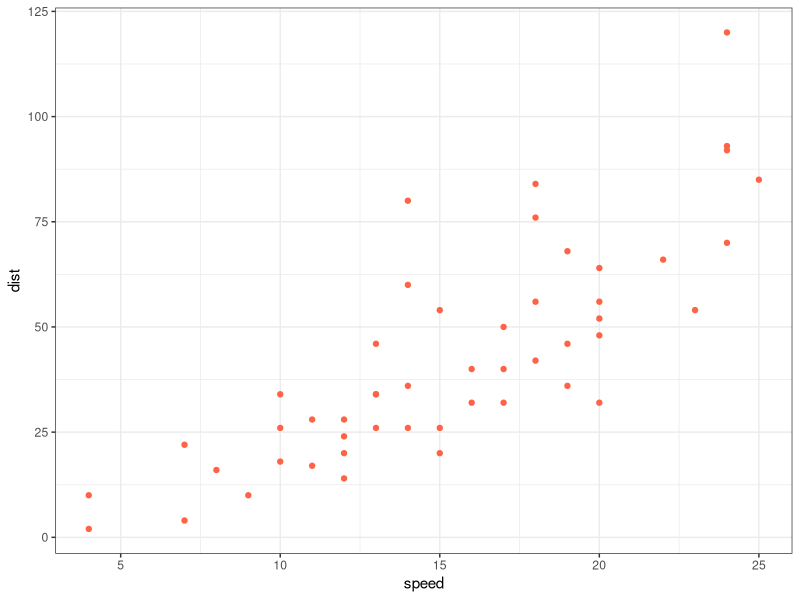

Generate this figure with R:
## ---- chunk 1
library(ggplot2)
## ---- chunk 2
1 + 1
## ---- chunk 3
#| echo: false
2 * 2
## ---- chunk 4
ggplot(cars, aes(x = speed, y = dist))+
  geom_point(color = "tomato")+
  theme_bw()
